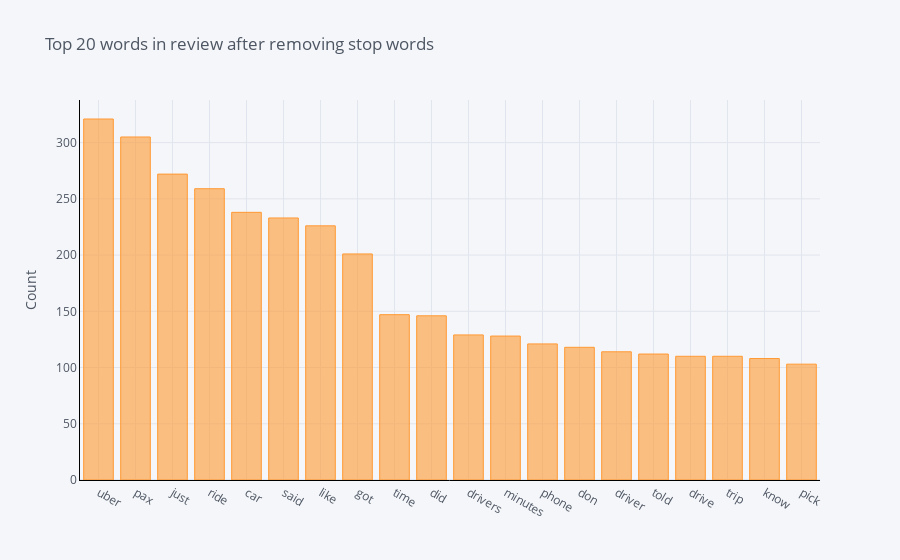

The notebook cell this image was saved under:
### Markdown cell above
## Top 20 words mentioned

### Code cell
def get_top_n_words(corpus, n=None):
    vec = CountVectorizer(stop_words = 'english').fit(corpus)
    bag_of_words = vec.transform(corpus)
    sum_words = bag_of_words.sum(axis=0) 
    words_freq = [(word, sum_words[0, idx]) for word, idx in vec.vocabulary_.items()]
    words_freq =sorted(words_freq, key = lambda x: x[1], reverse=True)
    return words_freq[:n]
common_words = get_top_n_words(df['Story'], 20)
for word, freq in common_words:
    print(word, freq)
df2 = pd.DataFrame(common_words, columns = ['Story' , 'count'])
df2.groupby('Story').sum()['count'].sort_values(ascending=False).iplot(
kind='bar', yTitle='Count', linecolor='black', title='Top 20 words')

### Figure 1 — Plotly figure (JSON) as saved in the notebook; plotly's stock layout.template omitted (floating-point values rounded to 4 significant figures)
{"data": [{"marker": {"color": "rgba(255, 153, 51, 0.6)", "line": {"color": "rgba(255, 153, 51, 1.0)", "width": 1}}, "name": "count", "orientation": "v", "text": "", "type": "bar", "x": ["uber", "pax", "just", "ride", "car", "said", "like", "got", "time", "did", "drivers", "minutes", "phone", "don", "driver", "told", "drive", "trip", "know", "pick"], "y": [321, 305, 272, 259, 238, 233, 226, 201, 147, 146, 129, 128, 121, 118, 114, 112, 110, 110, 108, 103]}], "layout": {"legend": {"bgcolor": "#F5F6F9", "font": {"color": "#4D5663"}}, "paper_bgcolor": "#F5F6F9", "plot_bgcolor": "#F5F6F9", "title": {"font": {"color": "#4D5663"}, "text": "Top 20 words in review after removing stop words"}, "xaxis": {"gridcolor": "#E1E5ED", "linecolor": "black", "showgrid": true, "tickfont": {"color": "#4D5663"}, "title": {"font": {"color": "#4D5663"}, "text": ""}, "zerolinecolor": "#E1E5ED"}, "yaxis": {"gridcolor": "#E1E5ED", "linecolor": "black", "showgrid": true, "tickfont": {"color": "#4D5663"}, "title": {"font": {"color": "#4D5663"}, "text": "Count"}, "zerolinecolor": "#E1E5ED"}}}
